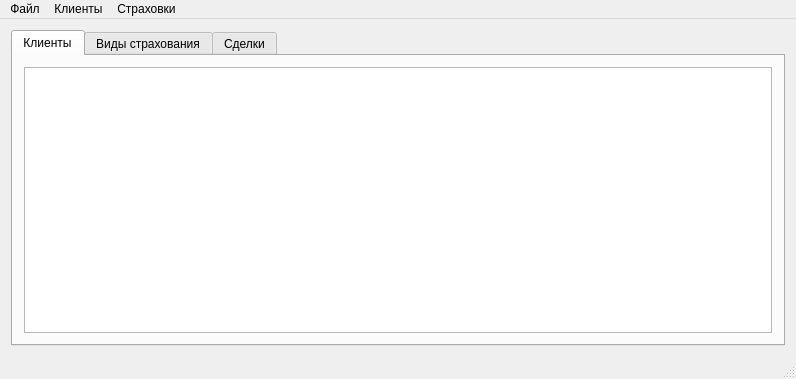
<?xml version="1.0" encoding="UTF-8"?>
<ui version="4.0">
 <class>MainWindow</class>
 <widget class="QMainWindow" name="MainWindow">
  <property name="geometry">
   <rect>
    <x>0</x>
    <y>0</y>
    <width>796</width>
    <height>379</height>
   </rect>
  </property>
  <property name="windowTitle">
   <string>MainWindow</string>
  </property>
  <widget class="QWidget" name="centralWidget">
   <layout class="QHBoxLayout" name="horizontalLayout">
    <item>
     <widget class="QTabWidget" name="tabWidget">
      <property name="currentIndex">
       <number>0</number>
      </property>
      <widget class="QWidget" name="clients">
       <attribute name="title">
        <string>Клиенты</string>
       </attribute>
       <layout class="QGridLayout" name="gridLayout_2">
        <item row="0" column="0">
         <widget class="QTableView" name="clientsView">
          <property name="editTriggers">
           <set>QAbstractItemView::NoEditTriggers</set>
          </property>
          <property name="selectionBehavior">
           <enum>QAbstractItemView::SelectRows</enum>
          </property>
          <property name="sortingEnabled">
           <bool>true</bool>
          </property>
          <attribute name="horizontalHeaderCascadingSectionResizes">
           <bool>true</bool>
          </attribute>
         </widget>
        </item>
       </layout>
      </widget>
      <widget class="QWidget" name="insuranceType">
       <attribute name="title">
        <string>Виды страхования</string>
       </attribute>
       <layout class="QGridLayout" name="gridLayout_3">
        <item row="0" column="0">
         <widget class="QTableView" name="insuranceTypeView">
          <property name="editTriggers">
           <set>QAbstractItemView::NoEditTriggers</set>
          </property>
          <property name="selectionBehavior">
           <enum>QAbstractItemView::SelectRows</enum>
          </property>
          <property name="sortingEnabled">
           <bool>true</bool>
          </property>
          <attribute name="horizontalHeaderCascadingSectionResizes">
           <bool>true</bool>
          </attribute>
         </widget>
        </item>
       </layout>
      </widget>
      <widget class="QWidget" name="insuranceDeal">
       <attribute name="title">
        <string>Сделки</string>
       </attribute>
       <layout class="QGridLayout" name="gridLayout_4">
        <item row="0" column="0">
         <widget class="QTableView" name="InsuranceDealView">
          <property name="editTriggers">
           <set>QAbstractItemView::NoEditTriggers</set>
          </property>
          <property name="selectionBehavior">
           <enum>QAbstractItemView::SelectRows</enum>
          </property>
          <property name="sortingEnabled">
           <bool>true</bool>
          </property>
          <attribute name="horizontalHeaderCascadingSectionResizes">
           <bool>true</bool>
          </attribute>
         </widget>
        </item>
       </layout>
      </widget>
     </widget>
    </item>
   </layout>
  </widget>
  <widget class="QMenuBar" name="menuBar">
   <property name="geometry">
    <rect>
     <x>0</x>
     <y>0</y>
     <width>796</width>
     <height>18</height>
    </rect>
   </property>
   <widget class="QMenu" name="menu">
    <property name="title">
     <string>Файл</string>
    </property>
    <addaction name="settingsAction"/>
    <addaction name="separator"/>
    <addaction name="exitAction"/>
   </widget>
   <widget class="QMenu" name="menu_2">
    <property name="title">
     <string>Клиенты</string>
    </property>
    <addaction name="addClientAction"/>
    <addaction name="findClientAction"/>
   </widget>
   <widget class="QMenu" name="menu_3">
    <property name="title">
     <string>Страховки</string>
    </property>
    <widget class="QMenu" name="menu_5">
     <property name="title">
      <string>Создать</string>
     </property>
     <addaction name="addInsuranceType"/>
     <addaction name="addInsuranceDeal"/>
    </widget>
    <widget class="QMenu" name="menu_6">
     <property name="title">
      <string>Найти</string>
     </property>
     <addaction name="findInsuranceType"/>
     <addaction name="findInsuranceDeal"/>
    </widget>
    <addaction name="menu_5"/>
    <addaction name="menu_6"/>
   </widget>
   <addaction name="menu"/>
   <addaction name="menu_2"/>
   <addaction name="menu_3"/>
  </widget>
  <widget class="QStatusBar" name="statusBar"/>
  <action name="exitAction">
   <property name="text">
    <string>Выход</string>
   </property>
  </action>
  <action name="settingsAction">
   <property name="text">
    <string>Настройки</string>
   </property>
  </action>
  <action name="addClientAction">
   <property name="text">
    <string>Добавить клиента</string>
   </property>
  </action>
  <action name="findClientAction">
   <property name="text">
    <string>Поиск клиента</string>
   </property>
  </action>
  <action name="addInsuranceType">
   <property name="text">
    <string>Новый вид</string>
   </property>
  </action>
  <action name="addInsuranceDeal">
   <property name="text">
    <string>Новую сделку</string>
   </property>
  </action>
  <action name="findInsuranceType">
   <property name="text">
    <string>Вид</string>
   </property>
  </action>
  <action name="findInsuranceDeal">
   <property name="text">
    <string>Сделку</string>
   </property>
  </action>
 </widget>
 <layoutdefault spacing="6" margin="11"/>
 <resources/>
 <connections>
  <connection>
   <sender>exitAction</sender>
   <signal>triggered()</signal>
   <receiver>MainWindow</receiver>
   <slot>close()</slot>
   <hints>
    <hint type="sourcelabel">
     <x>-1</x>
     <y>-1</y>
    </hint>
    <hint type="destinationlabel">
     <x>397</x>
     <y>189</y>
    </hint>
   </hints>
  </connection>
 </connections>
</ui>
